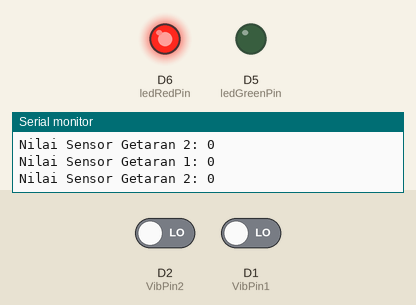
A sketch run on a simulated ESP8266 (NodeMCU). Shown: output pins drawn as LEDs (lit = HIGH), the last lines printed to the serial monitor. Inputs (shaded band) come from the test bench; at power-on: D2 (VibPin2) LOW, D1 (VibPin1) LOW.

Above: at 2.8 s.
2.9 s: D2 (VibPin2) driven HIGH and D1 (VibPin1) driven HIGH
At 4.2 s:
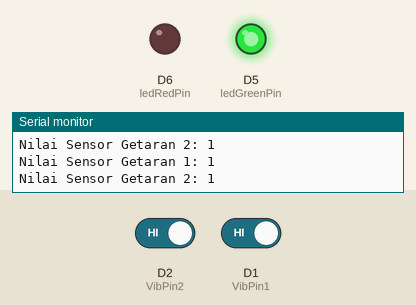
4.5 s: D2 (VibPin2) driven LOW
At 5.7 s:
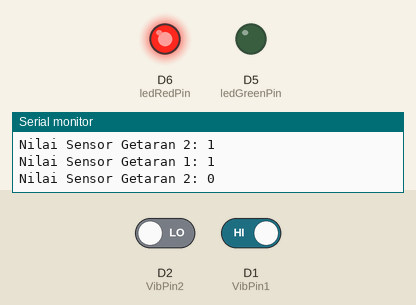
6.5 s: D2 (VibPin2) driven HIGH
At 8.4 s:
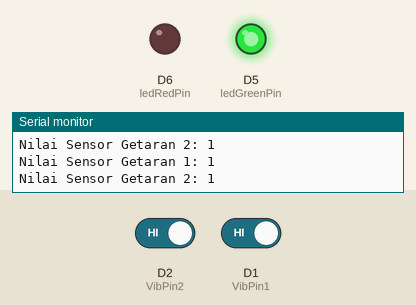
Timing chart, 0 to 9.9 s (numbered marks = the images above; inputs shaded):
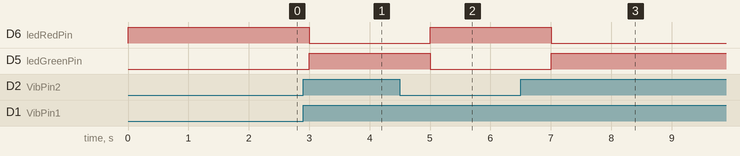

The sketch:

code_for_equilibrium.ino
```cpp
// Pin yang terhubung ke LED
const int ledGreenPin = D5;
const int ledRedPin = D6;
const int VibPin1 = D1;
const int VibPin2 = D2;

void setup() {
  // Inisialisasi pin sebagai output
  pinMode(ledGreenPin, OUTPUT);
  pinMode(ledRedPin, OUTPUT);
  pinMode(VibPin1, INPUT);
  pinMode(VibPin2, INPUT);
  Serial.begin(9600);
}

void loop() {
  // Baca nilai sensor getaran
  int sensorValue1 = digitalRead(VibPin1);
  Serial.print("Nilai Sensor Getaran 1: ");
  Serial.println(sensorValue1);

  int sensorValue2 = digitalRead(VibPin2);
  Serial.print("Nilai Sensor Getaran 2: ");
  Serial.println(sensorValue2);

  // Logika AND
  if (sensorValue1 == HIGH && sensorValue2 == HIGH) {
    // Kedua sensor bernilai 1 (HIGH)
    digitalWrite(ledGreenPin, HIGH);
    digitalWrite(ledRedPin, LOW);
  } else {
    // Setidaknya satu sensor bernilai 0 (LOW)
    digitalWrite(ledGreenPin, LOW);
    digitalWrite(ledRedPin, HIGH);
  }

  delay(1000);
}
```

Measured:
- after the input at 2.9 s, D6 (ledRedPin): HIGH → LOW after 0.10 s; D5 (ledGreenPin): LOW → HIGH after 0.10 s
- after the input at 4.5 s, D6 (ledRedPin): LOW → HIGH after 0.50 s; D5 (ledGreenPin): HIGH → LOW after 0.50 s
- after the input at 6.5 s, D6 (ledRedPin): HIGH → LOW after 0.50 s; D5 (ledGreenPin): LOW → HIGH after 0.50 s
